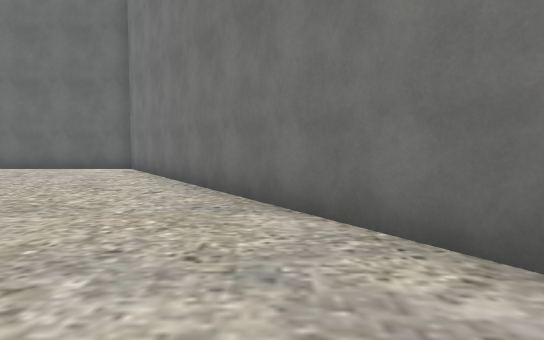
[1] (above)

16 first-person views from a walk through a 3-D level made in the Unity game engine. The camera is 1.5 m above the floor, tilts 4° down and sees 70° across. The floor is counted in squares, 2 m on a side. Each view is taken from the middle of a square. On the plan, view 1 faces up. The plan holds only what a view shows up to about 12 squares ahead; the rest is blank. The place goes on beyond the plan. Some surface patterns are stand-ins.

[2]
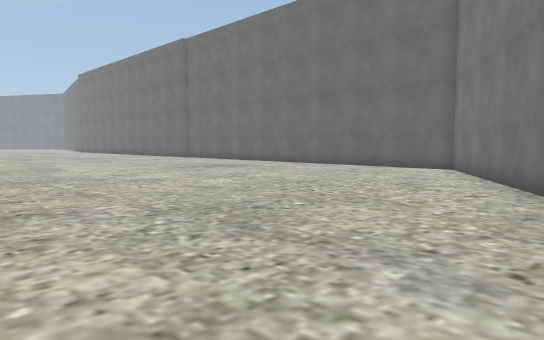

[3]
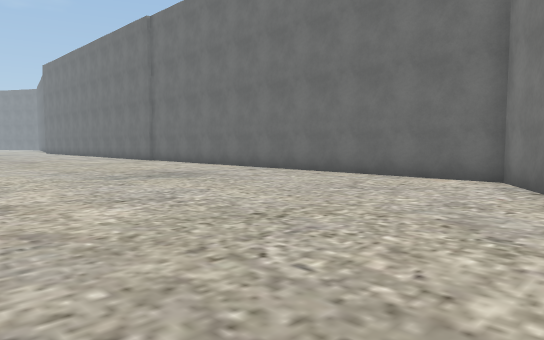

[4]
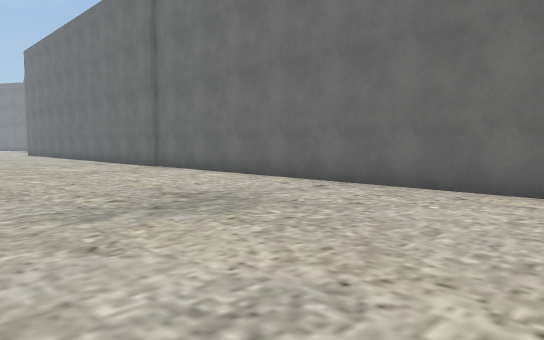

[5]
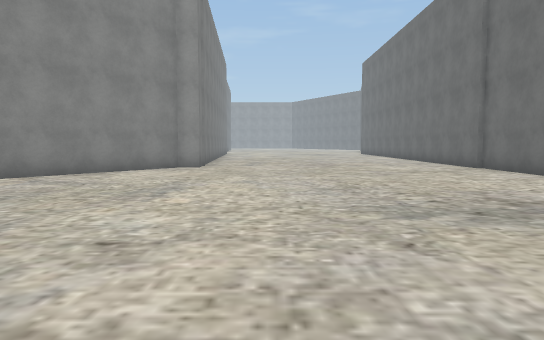

[6]
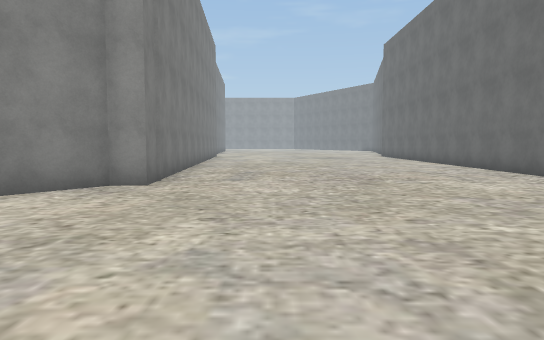

[7]
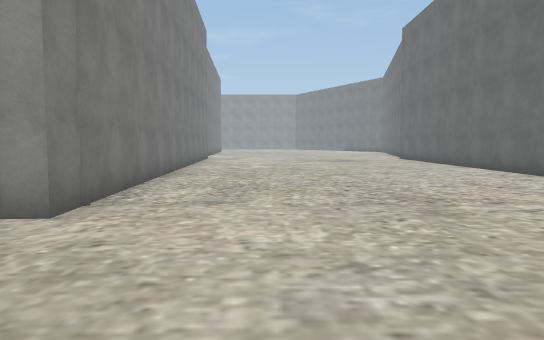

[8]
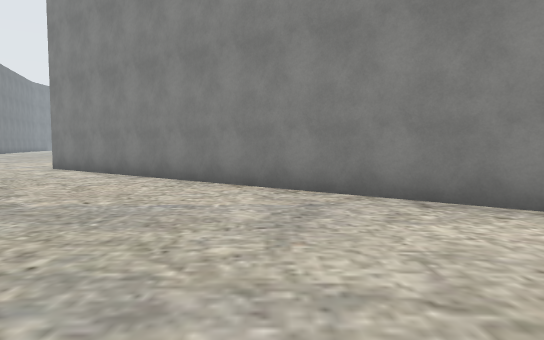

[9]
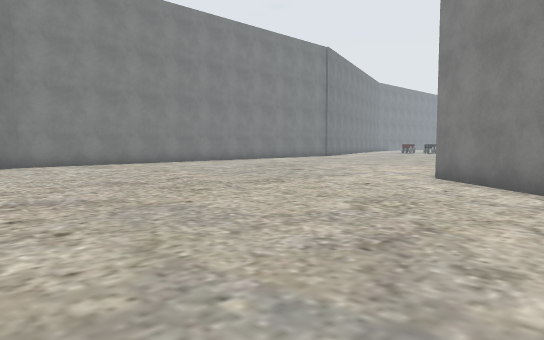

[10]
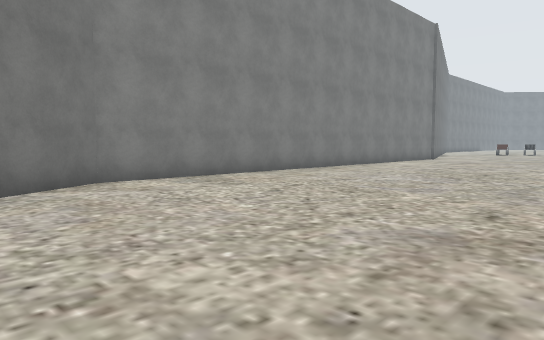

[11]
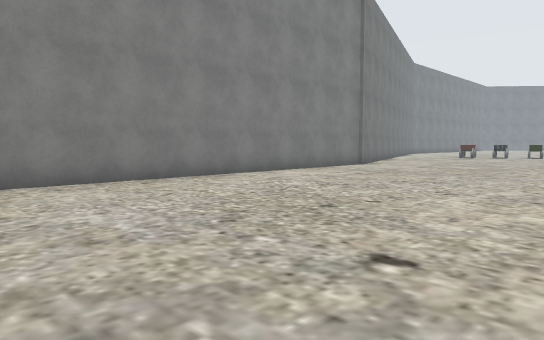

[12]
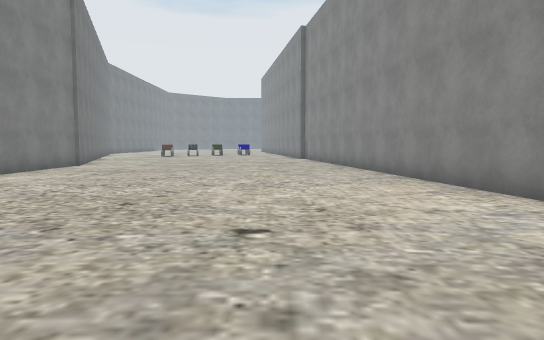

[13]
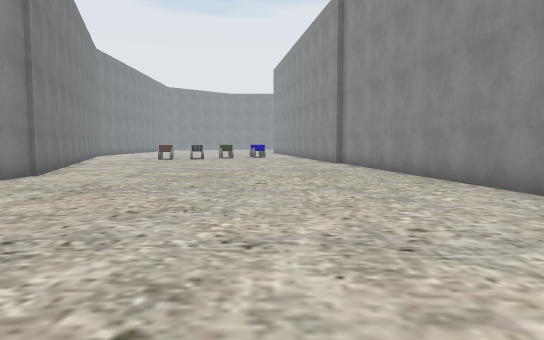

[14]
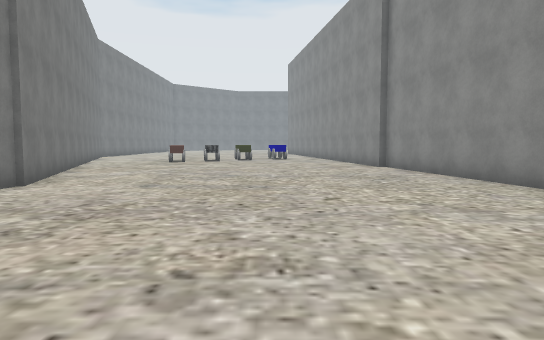

[15]
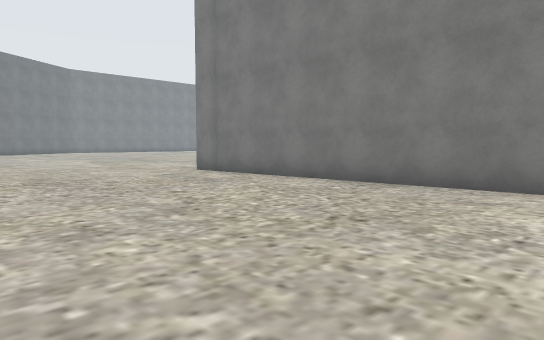

[16]
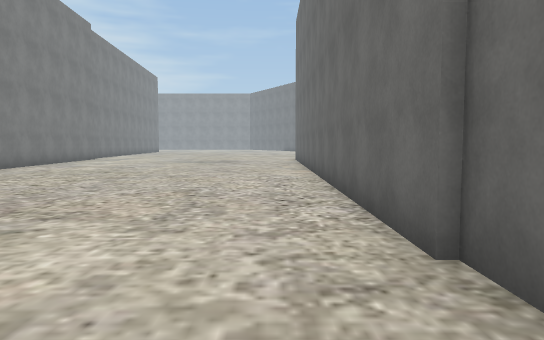

### Floor plan
Points are (right, up) in squares from view 1. A wall is a line through its corners. A room is listed if a view was taken in it or the views show most of it. See-through windows are left out.
Room 1 (views 1, 2, 3, 4, 5, 6, 7, 8, 9, 10, 11, 12, 13, 14, 15, 16)
walls: (-6.5, -8) (-4.5, -21.1); (3.4, -15.8) (3.4, -0.8) (-4.1, 11.2) (-26.1, 11.2); (-27, 2.2) (-17.8, 2.8) (-17.8, 2.2) (-6.7, -6.2); (5.1, -21) (3.2, -15.6)

Where each view was taken, in squares from view 1:
view 1: 0 up, 0 right, facing up
view 2: 0 up, 0 right, facing up-left
view 3: 3 up, 2 left, facing up-left
view 4: 5 up, 6 left, facing up-left
view 5: 5 up, 6 left, facing left
view 6: 5 up, 11 left, facing left
view 7: 5 up, 14 left, facing left
view 8: 5 up, 13 left, facing down
view 9: 2 up, 10 left, facing down-right
view 10: 2 up, 4 left, facing down-right
view 11: 4 down, 4 left, facing down-right
view 12: 3 down, 3 left, facing down
view 13: 7 down, 2 left, facing down
view 14: 9 down, 1 left, facing down
view 15: 9 up, 27 left, facing down-right
view 16: 10 up, 15 left, facing left
